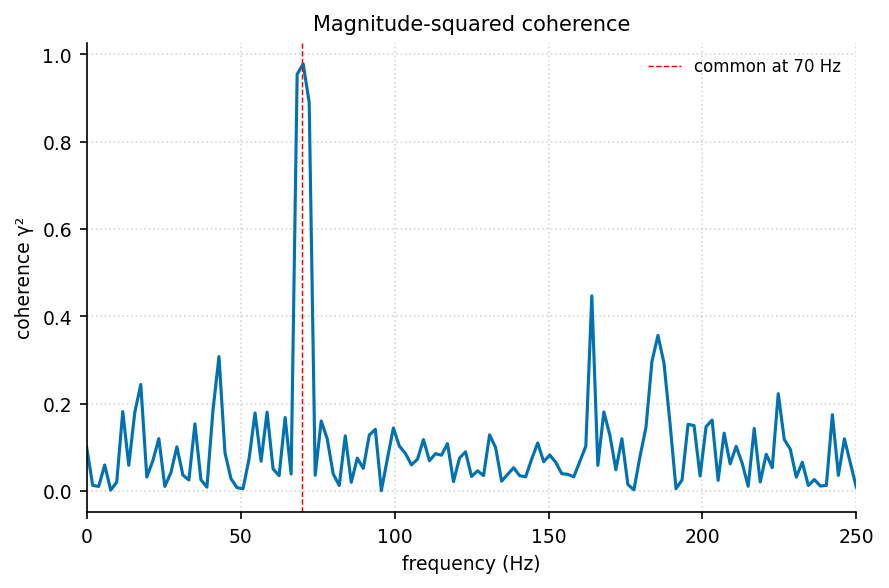

Source code (Python):
"""coherence_plot: 两信号的相干函数."""
import sys, os; sys.path.insert(0, os.path.join(os.path.dirname(os.path.abspath(__file__)), '..', '..', '_utils', 'python'))
import numpy as np
import matplotlib.pyplot as plt
from scipy.signal import coherence
from theme import apply_theme
from palette import cycle

def make_figure(title='Magnitude-squared coherence'):
    apply_theme()
    fs = 1000; rng = np.random.default_rng(2)
    n = 4096; common = np.sin(2*np.pi*70*np.arange(n)/fs)
    x = common + 0.7*rng.standard_normal(n)
    y = 0.8*common + 0.7*rng.standard_normal(n)
    f, Cxy = coherence(x, y, fs=fs, nperseg=512)
    fig, ax = plt.subplots()
    ax.plot(f, Cxy, color=cycle(0))
    ax.axvline(70, color='red', linestyle='--', linewidth=0.7, label='common at 70 Hz')
    ax.set_xlabel('frequency (Hz)'); ax.set_ylabel('coherence γ²'); ax.set_title(title)
    ax.set_xlim(0, 250); ax.legend()
    ax.grid(True, linestyle=':', alpha=0.5)
    fig.tight_layout()
    return fig

if __name__ == '__main__':
    fig = make_figure(); fig.savefig(__file__.replace('.py', '.png'), dpi=150)
